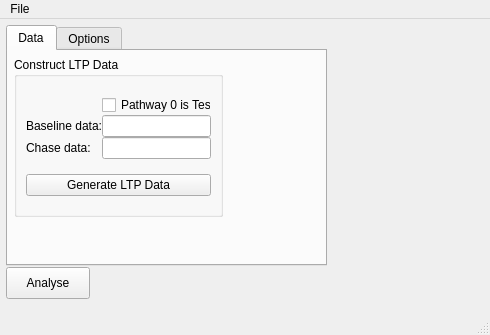
<?xml version="1.0" encoding="UTF-8"?>
<ui version="4.0">
 <class>LTPWindow</class>
 <widget class="QMainWindow" name="LTPWindow">
  <property name="geometry">
   <rect>
    <x>0</x>
    <y>0</y>
    <width>490</width>
    <height>335</height>
   </rect>
  </property>
  <property name="windowTitle">
   <string>LTP</string>
  </property>
  <widget class="QWidget" name="centralwidget">
   <widget class="QTabWidget" name="tabWidget">
    <property name="geometry">
     <rect>
      <x>6</x>
      <y>6</y>
      <width>321</width>
      <height>241</height>
     </rect>
    </property>
    <property name="currentIndex">
     <number>0</number>
    </property>
    <widget class="QWidget" name="data_tab">
     <attribute name="title">
      <string>Data</string>
     </attribute>
     <widget class="QGroupBox" name="ConstructLTPGroupBox">
      <property name="geometry">
       <rect>
        <x>6</x>
        <y>6</y>
        <width>209</width>
        <height>160</height>
       </rect>
      </property>
      <property name="title">
       <string>Construct LTP Data</string>
      </property>
      <layout class="QVBoxLayout" name="verticalLayout">
       <item>
        <layout class="QGridLayout" name="gridLayout" rowstretch="0,0,0">
         <property name="spacing">
          <number>0</number>
         </property>
         <item row="2" column="0">
          <widget class="QLabel" name="label_2">
           <property name="text">
            <string>Chase data:</string>
           </property>
          </widget>
         </item>
         <item row="0" column="1">
          <widget class="QCheckBox" name="checkBox">
           <property name="text">
            <string>Pathway 0 is Test</string>
           </property>
          </widget>
         </item>
         <item row="2" column="1">
          <widget class="QLineEdit" name="lineEdit_2"/>
         </item>
         <item row="1" column="0">
          <widget class="QLabel" name="label">
           <property name="text">
            <string>Baseline data:</string>
           </property>
          </widget>
         </item>
         <item row="1" column="1">
          <widget class="QLineEdit" name="lineEdit"/>
         </item>
        </layout>
       </item>
       <item>
        <widget class="QPushButton" name="genLTPDataBtn">
         <property name="text">
          <string>Generate LTP Data</string>
         </property>
        </widget>
       </item>
      </layout>
     </widget>
    </widget>
    <widget class="QWidget" name="options_tab">
     <attribute name="title">
      <string>Options</string>
     </attribute>
     <widget class="QGroupBox" name="LTPOptionGroupBox">
      <property name="geometry">
       <rect>
        <x>6</x>
        <y>6</y>
        <width>458</width>
        <height>189</height>
       </rect>
      </property>
      <property name="title">
       <string>LTP Options</string>
      </property>
     </widget>
    </widget>
   </widget>
   <widget class="QPushButton" name="pushButton">
    <property name="geometry">
     <rect>
      <x>6</x>
      <y>248</y>
      <width>84</width>
      <height>32</height>
     </rect>
    </property>
    <property name="text">
     <string>Analyse</string>
    </property>
   </widget>
  </widget>
  <widget class="QMenuBar" name="menubar">
   <property name="geometry">
    <rect>
     <x>0</x>
     <y>0</y>
     <width>490</width>
     <height>28</height>
    </rect>
   </property>
   <widget class="QMenu" name="menuFile">
    <property name="title">
     <string>File</string>
    </property>
    <widget class="QMenu" name="menuImport">
     <property name="title">
      <string>Import</string>
     </property>
     <addaction name="actionBaseline_sweeps"/>
     <addaction name="actionChase_sweeps"/>
    </widget>
    <addaction name="actionOpen"/>
    <addaction name="menuImport"/>
   </widget>
   <addaction name="menuFile"/>
  </widget>
  <widget class="QStatusBar" name="statusbar"/>
  <action name="actionBaseline_sweeps">
   <property name="text">
    <string>Baseline sweeps</string>
   </property>
  </action>
  <action name="actionChase_sweeps">
   <property name="text">
    <string>Chase sweeps</string>
   </property>
  </action>
  <action name="actionOpen">
   <property name="text">
    <string>Open...</string>
   </property>
  </action>
 </widget>
 <tabstops>
  <tabstop>lineEdit</tabstop>
  <tabstop>lineEdit_2</tabstop>
  <tabstop>checkBox</tabstop>
 </tabstops>
 <resources/>
 <connections/>
</ui>
